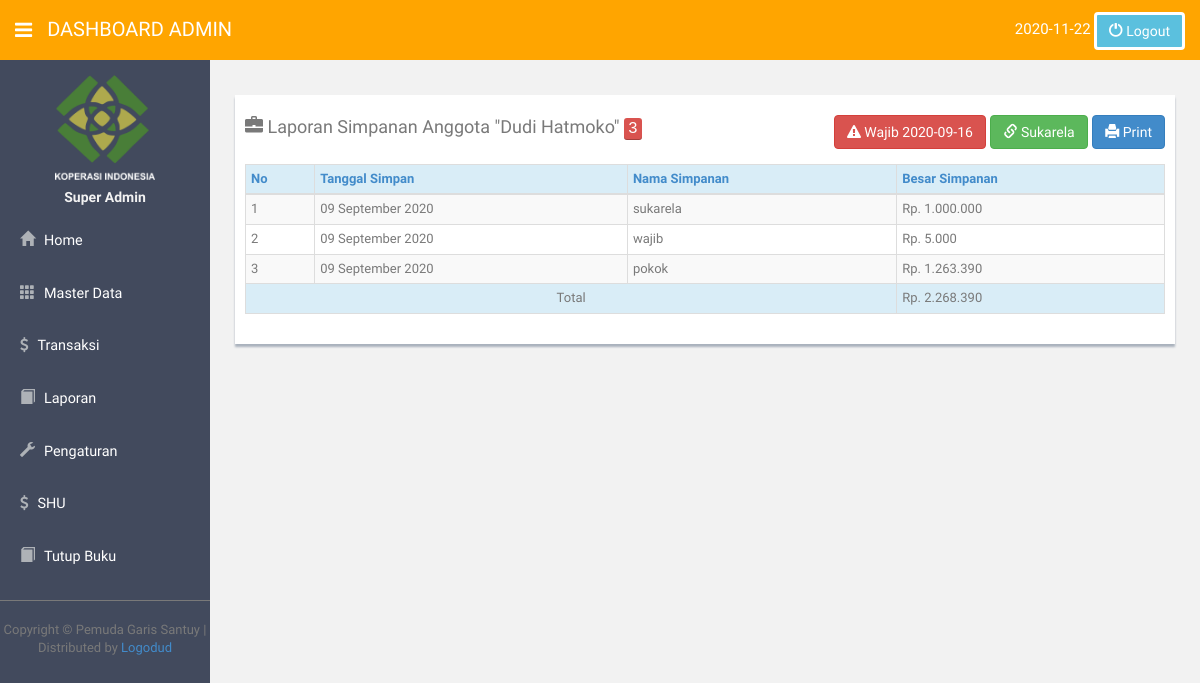
Page /index.php?pilih=2.1&aksi=simpanananggota&kode_anggota=A0001 (signed in) on the committed database.
### tables this page shows
CREATE TABLE `t_anggota` (
  `kode_anggota` char(5) NOT NULL,
  `kode_tabungan` int(11) NOT NULL,
  `jml_saham` varchar(64) NOT NULL,
  `besar_tabungan` varchar(64) DEFAULT NULL,
  `nama_anggota` varchar(50) NOT NULL,
  `alamat_anggota` varchar(100) NOT NULL,
  `jenis_kelamin` varchar(10) NOT NULL,
  `pekerjaan` varchar(50) NOT NULL,
  `tgl_masuk` date NOT NULL,
  `telp` varchar(12) NOT NULL,
  `tempat_lahir` varchar(20) NOT NULL,
  `tgl_lahir` date NOT NULL,
  `status` varchar(10) NOT NULL,
  `u_entry` varchar(50) NOT NULL,
  `tgl_entri` date NOT NULL
);

CREATE TABLE `t_jenis_simpan` (
  `kode_jenis_simpan` char(5) NOT NULL,
  `nama_simpanan` varchar(50) NOT NULL,
  `besar_simpanan` float NOT NULL,
  `u_entry` varchar(50) NOT NULL,
  `tgl_entri` date NOT NULL
);

CREATE TABLE `t_simpan` (
  `kode_simpan` int(11) NOT NULL,
  `kode_tabungan` int(64) NOT NULL,
  `jenis_simpan` varchar(10) NOT NULL,
  `besar_simpanan` double NOT NULL,
  `kode_anggota` char(5) NOT NULL,
  `u_entry` varchar(50) NOT NULL,
  `tgl_mulai` date NOT NULL,
  `tgl_entri` date NOT NULL
);

### fungsi/fungsi.php (called while the page is built, shortened)
<?php
	function Tgl($str){
		$bln = explode(" ","Januari Februari Maret April Mei Juni Juli Agsustus September Oktober November Desember");
		$tgl = explode("-",$str);
		if($tgl[1] < 10 ) $tgl[1] = substr($tgl[1],1,1);
		return $tgl[2]." ".$bln[($tgl[1]-1)]." ".$tgl[0];
	}
	function Rp($str)
	{
		$jum = strlen($str);
		$jumtitik = ceil($jum/3);
		$balik = strrev($str);
		$awal = 0;
		$akhir = 3;
		for($x=0;$x<$jumtitik;$x++){
			$a[$x] = substr($balik,$awal,$akhir).".";
			$awal+=3;
		}
		$hasil = implode($a);
		$hasilakhir = strrev($hasil);
		$hasilakhir = substr($hasilakhir,1,$jum+$jumtitik);
		return $hasilakhir."";
	}
?>

### transaksi/transaksi.php (the view, shortened to what this page needs)
<?php
include "fungsi/fungsi.php";
$aksi=$_GET['aksi'];
?>
</head>
<?php
if(empty($aksi)){
	?>
	<body>
		<div class="row mt">
			<div class="col-lg-12">
				<div class="form-panel">
					<h4 class="mb"><span class='glyphicon glyphicon-briefcase'></span> Transaksi <span style="float:right;">
						<input type="text" id="cari" style="width:230px;height:30px;font-size:15px;" placeholder=" cari disini...">
					</span>
				</h4>
				<form class="form-inline" role="form">
					<table class="table table-bordered table-striped table-condensed">
						<thead>
							<tr class="info">
								<th><a href="#">No</a></th>
								<th><a href="#">Kode Anggota</a></th>
								<th><a href="#">Nama Anggota</a></th>
								<th><a href="#">Pekerjaan</a></th>
								<th><a href="#">Tanggal Masuk</a></th>
								<th><a href="">Aksi</a></th>
							</tr>
						</thead>
						<?php
						$query=mysql_query("SELECT * FROM t_anggota where status='aktif'
							ORDER BY kode_anggota ASC");
						echo ' <tbody id="fbody">';$no=1;
						while($data=mysql_fetch_array($query)){
							?>
							<tr>
								<td><?php echo $no;?></td>
								<td align="center"><?php echo $kod=$data['kode_anggota'];?></td>
								<td><?php echo $data['nama_anggota'];?></td>
								<td><?php echo $data['pekerjaan'];?></td>
								<td align="center"><?php echo $data['tgl_masuk'];?></td>
								<td align="center">
									<a class="btn btn-primary btn-xs" href="index.php?pilih=2.1&aksi=simpanananggota&kode_anggota=<?php echo $data['kode_anggota'];?>"><i class="glyphicon glyphicon-check"></i> Simpan</a>
									<a class="btn btn-success btn-xs" href="index.php?pilih=2.1&aksi=pinjamangsur&kode_anggota=<?php echo $data['kode_anggota'];?>"><i class="glyphicon glyphicon-edit"></i> Pinjam | <i class="glyphicon glyphicon-share"></i> Angsur</a>
									<?php
									if($_SESSION['level']=='admin')
									{
									}
									else if($_SESSION['level']=='operator')
										{ ?>
											<a class="btn btn-danger btn-xs" href="index.php?pilih=4.4&aksi=operator&kode_anggota=<?php echo $data['kode_anggota'];?>"><i class="glyphicon glyphicon-question-sign"></i> Pengajuan</a>
										<?php    }
										?>
									</td>
								</tr>
								<?php
	$no++;}
	?>
</tbody>  </table>
</div>
</div>
</div>
		<?php
	}
	else if($aksi=='pinjamangsur')
		{ $kode=$_GET['kode_anggota']; $anggota=mysql_fetch_array(mysql_query("SELECT nama_anggota from t_anggota where kode_anggota='$kode'")); ?>
				<?php }
				elseif($aksi=='simpanananggota'){
					$kode=$_GET['kode_anggota'];
					$q=mysql_query("SELECT *from t_anggota where kode_anggota='$kode'");
					$ang=mysql_fetch_array($q);
					?>
					<div class="row mt">
						<div class="col-lg-12">
							<div class="form-panel">
								<h4 class="mb"><span class='glyphicon glyphicon-briefcase'></span> Laporan Simpanan Anggota "<?php echo $ang['nama_anggota'];?>"
									<?php
									$am=mysql_query("SELECT * FROM t_simpan where kode_anggota='$kode'");
									$jum=mysql_num_rows($am);
									echo'<kbd style="background-color:#d9534f;">'.$jum.'</kbd>';?>
									<span style="float:right;">
										<?php
										$rino=mysql_query("SELECT*FROM t_jenis_simpan");
										while($verida=mysql_fetch_array($rino))
										{
											if($verida['nama_simpanan']=='wajib')
											{
												$baru=mysql_fetch_array(mysql_query("SELECT *FROM t_simpan where kode_anggota='$kode' and jenis_simpan='wajib' order by kode_simpan desc "));$numrow=mysql_num_rows($baru);
												$data=$baru['tgl_mulai'];
												$now=date("Y-m-d");
												if($data==$now)
												{
													echo '<a class="btn btn-danger" href="index.php?pilih=2.1&aksi=simpan&kode_anggota='.$kode.'&kode_jenis_simpan='.$verida['kode_jenis_simpan'].'"><i class="fa fa-warning"></i> Wajib '.$data.'</a> ';
												}
												else if($data<$now)
												{
													echo '<a class="btn btn-danger" href="index.php?pilih=2.1&aksi=simpan&kode_anggota='.$kode.'&kode_jenis_simpan='.$verida['kode_jenis_simpan'].'"><i class="fa fa-warning"></i> Wajib '.$data.'</a> ';
												}
												else if($data>$now)
												{
													echo '<a class="btn btn-danger" disabled="disabled" href="index.php?pilih=2.1&aksi=simpan&kode_anggota='.$kode.'&kode_jenis_simpan='.$verida['kode_jenis_simpan'].'"><i class="fa fa-warning"></i> Wajib '.$data.'</a> ';
												}
											}
											else if($verida['nama_simpanan']=='sukarela')
											{
												echo '<a class="btn btn-success" href="index.php?pilih=2.1&aksi=simpan&kode_anggota='.$kode.'&kode_jenis_simpan='.$verida['kode_jenis_simpan'].'"><i class="glyphicon glyphicon-link"></i> Sukarela</a> ';
											}
										}
										?>
										<a href="laporan/print_show_simpanan.php?kode=<?php echo $ang['kode_anggota'];?>" target="_blank" class="btn btn-primary"><span class='glyphicon glyphicon-print'></span> Print</a>
									</span></h4>
									<form class="form-inline" role="form">
										<table class="table table-bordered table-striped table-condensed">
											<thead>
												<tr class="info">
													<th rowspan="2"><a href="#">No</a></th>
													<th><a href="#">Tanggal Simpan</a></th>
													<th><a href="#">Nama Simpanan</a></th>
													<th><a href="#">Besar Simpanan</a></th>
												</tr>
											</thead>
											<?php
											$query = mysql_query("SELECT * from t_simpan where kode_anggota='$kode'order by kode_simpan desc");
											echo '<tbody>';
											$no=1;
											while($data=mysql_fetch_array($query)){
												?>
												<tr>
													<td><?php echo $no?></td>
													<td><?php echo Tgl($data['tgl_entri']);?></td>
													<td><?php echo $data['jenis_simpan'];?></td>
													<td>Rp. <?php echo Rp($data['besar_simpanan']);?></td>
												</tr>
												<?php
												$no++;}
												?>
												<tr  class="info"><td colspan="3" align="center">Total</td>
													<td>Rp. <?php $bu=mysql_fetch_array(mysql_query("SELECT sum(besar_simpanan) as besar_simpan from t_simpan where kode_anggota='$kode'")); echo Rp($bu['besar_simpan']);
													echo '</td>';?>
												</tr>
											</tbody>
										</table>
									</div>
								</div>
							</div>
							<?php
						}
						?>

### Theme/assets/css/style.css (style rules this page uses)
body { color: #797979; background: #f2f2f2; font-family: 'Ruda', sans-serif; padding: 0px !important; margin: 0px !important; font-size:13px; }
a, a:hover, a:focus { text-decoration: none; outline: none; }
.mt { margin-top: 25px; }
.mb { margin-bottom: 25px; }
.form-panel { background: #ffffff; margin: 10px; padding: 10px; box-shadow: 0px 3px 2px #aab2bd; text-align: left; }

### rows in the picture
t_anggota: nama_anggota "Dudi Hatmoko"
t_jenis_simpan: t_simpan.tgl_mulai "2020-09-16"
t_simpan: tgl_entri "09 September 2020", jenis_simpan "sukarela", besar_simpanan "1.000.000"
t_simpan: tgl_entri "09 September 2020", jenis_simpan "wajib", besar_simpanan "5.000"
t_simpan: tgl_entri "09 September 2020", jenis_simpan "pokok", besar_simpanan "1.263.390"

### other values in the picture
$_SESSION['level'] "ADMIN"
$_SESSION['kopname'] "Super Admin"
$jum "3"
Rp($bu['besar_simpan']) "2.268.390"
